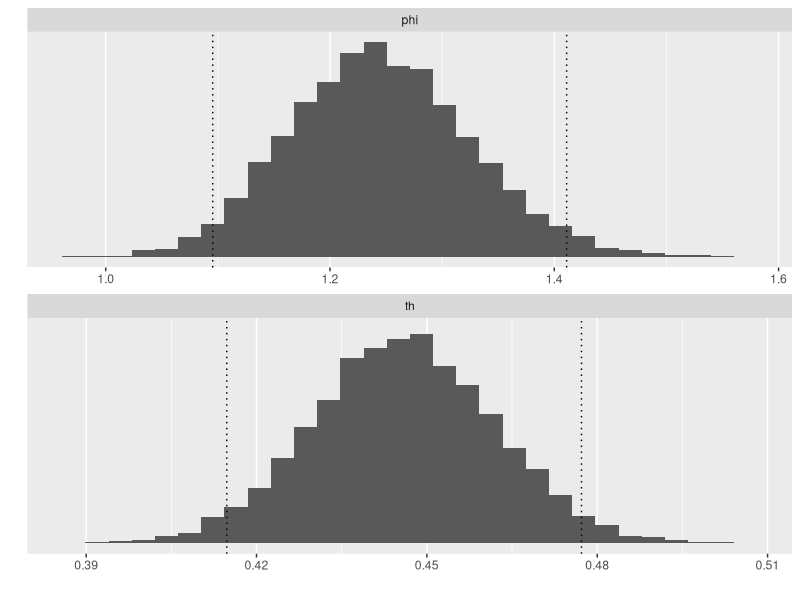

R code for this plot:
# Bayesian data analysis
# Aki Vehtari <Aki.Vehtari@aalto.fi>
# Markus Paasiniemi <Markus.Paasiniemi@aalto.fi>

# Probability of a girl birth given placenta previa (BDA3 p. 37).
# Simulate samples from Beta(438,544), draw a histogram with
# quantiles, and do the same for a transformed variable.

library(ggplot2)
library(tidyr)

# Sample from posterior Beta(438,544)
# Get all samples at once and store them in vector 'th'
a <- 438
b <- 544

th <- rbeta(10000, a, b)
# phi = (1-theta)/theta
phi <- (1 - th) / th

# merge the data into one data frame for plotting
df1 <- data.frame(phi,th) %>% gather()

# compute 2.5% and 97.5% quantile approximation using samples
quantiles <- c(0.025, 0.975)
thq <- quantile(th, quantiles)
phiq <- quantile(phi, quantiles)

# merge quantiles into one data frame for plotting
df2 <- data.frame(phi = phiq, th = thq) %>% gather()

# Histogram plots with 30 bins for theta and phi
ggplot() +
  geom_histogram(data = df1, aes(value), bins = 30) +
  geom_vline(data = df2, aes(xintercept = value), linetype = 'dotted') +
  facet_wrap(~key, ncol = 1, scales = 'free_x')  +
  labs(x = '', y = '') +
  scale_y_continuous(breaks = NULL)
